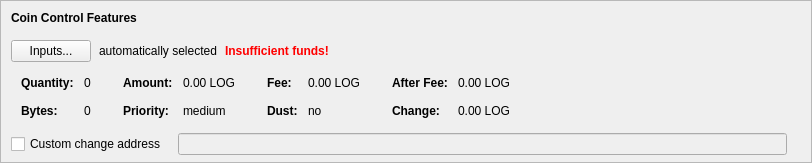
    <widget class="QFrame" name="frameCoinControl">
     <property name="sizePolicy">
      <sizepolicy hsizetype="Expanding" vsizetype="Expanding">
       <horstretch>0</horstretch>
       <verstretch>0</verstretch>
      </sizepolicy>
     </property>
     <property name="maximumSize">
      <size>
       <width>16777215</width>
       <height>16777215</height>
      </size>
     </property>
     <property name="frameShape">
      <enum>QFrame::StyledPanel</enum>
     </property>
     <property name="frameShadow">
      <enum>QFrame::Sunken</enum>
     </property>
     <layout class="QVBoxLayout" name="verticalLayoutCoinControl2">
      <property name="spacing">
       <number>0</number>
      </property>
      <property name="leftMargin">
       <number>0</number>
      </property>
      <property name="topMargin">
       <number>0</number>
      </property>
      <property name="rightMargin">
       <number>0</number>
      </property>
      <property name="bottomMargin">
       <number>6</number>
      </property>
      <item>
       <layout class="QVBoxLayout" name="verticalLayoutCoinControl" stretch="0,0,0,0,1">
        <property name="spacing">
         <number>0</number>
        </property>
        <property name="leftMargin">
         <number>10</number>
        </property>
        <property name="topMargin">
         <number>10</number>
        </property>
        <item>
         <layout class="QHBoxLayout" name="horizontalLayoutCoinControl1">
          <property name="bottomMargin">
           <number>15</number>
          </property>
          <item>
           <widget class="QLabel" name="labelCoinControlFeatures">
            <property name="sizePolicy">
             <sizepolicy hsizetype="Preferred" vsizetype="Maximum">
              <horstretch>0</horstretch>
              <verstretch>0</verstretch>
             </sizepolicy>
            </property>
            <property name="font">
             <font>
              <weight>75</weight>
              <bold>true</bold>
             </font>
            </property>
            <property name="styleSheet">
             <string notr="true">font-weight:bold;</string>
            </property>
            <property name="text">
             <string>Coin Control Features</string>
            </property>
           </widget>
          </item>
         </layout>
        </item>
        <item>
         <layout class="QHBoxLayout" name="horizontalLayoutCoinControl2" stretch="0,0,0,0">
          <property name="spacing">
           <number>8</number>
          </property>
          <property name="bottomMargin">
           <number>10</number>
          </property>
          <item>
           <widget class="QPushButton" name="pushButtonCoinControl">
            <property name="styleSheet">
             <string notr="true"/>
            </property>
            <property name="text">
             <string>Inputs...</string>
            </property>
            <property name="autoDefault">
             <bool>false</bool>
            </property>
           </widget>
          </item>
          <item>
           <widget class="QLabel" name="labelCoinControlAutomaticallySelected">
            <property name="text">
             <string>automatically selected</string>
            </property>
            <property name="margin">
             <number>5</number>
            </property>
           </widget>
          </item>
          <item>
           <widget class="QLabel" name="labelCoinControlInsuffFunds">
            <property name="font">
             <font>
              <weight>75</weight>
              <bold>true</bold>
             </font>
            </property>
            <property name="styleSheet">
             <string notr="true">color:red;font-weight:bold;</string>
            </property>
            <property name="text">
             <string>Insufficient funds!</string>
            </property>
            <property name="margin">
             <number>5</number>
            </property>
           </widget>
          </item>
          <item>
           <spacer name="horizontalSpacerCoinControl">
            <property name="orientation">
             <enum>Qt::Horizontal</enum>
            </property>
            <property name="sizeHint" stdset="0">
             <size>
              <width>40</width>
              <height>1</height>
             </size>
            </property>
           </spacer>
          </item>
         </layout>
        </item>
        <item>
         <widget class="QWidget" name="widgetCoinControl" native="true">
          <property name="sizePolicy">
           <sizepolicy hsizetype="Preferred" vsizetype="Preferred">
            <horstretch>0</horstretch>
            <verstretch>0</verstretch>
           </sizepolicy>
          </property>
          <property name="minimumSize">
           <size>
            <width>0</width>
            <height>0</height>
           </size>
          </property>
          <property name="styleSheet">
           <string notr="true"/>
          </property>
          <layout class="QHBoxLayout" name="horizontalLayoutCoinControl5">
           <property name="leftMargin">
            <number>0</number>
           </property>
           <property name="topMargin">
            <number>0</number>
           </property>
           <property name="rightMargin">
            <number>0</number>
           </property>
           <property name="bottomMargin">
            <number>0</number>
           </property>
           <item>
            <layout class="QHBoxLayout" name="horizontalLayoutCoinControl3" stretch="0,0,0,1">
             <property name="spacing">
              <number>20</number>
             </property>
             <property name="topMargin">
              <number>0</number>
             </property>
             <property name="bottomMargin">
              <number>10</number>
             </property>
             <item>
              <layout class="QFormLayout" name="formLayoutCoinControl1">
               <property name="horizontalSpacing">
                <number>10</number>
               </property>
               <property name="verticalSpacing">
                <number>14</number>
               </property>
               <property name="leftMargin">
                <number>10</number>
               </property>
               <property name="topMargin">
                <number>4</number>
               </property>
               <property name="rightMargin">
                <number>6</number>
               </property>
               <item row="0" column="0">
                <widget class="QLabel" name="labelCoinControlQuantityText">
                 <property name="font">
                  <font>
                   <weight>75</weight>
                   <bold>true</bold>
                  </font>
                 </property>
                 <property name="text">
                  <string>Quantity:</string>
                 </property>
                 <property name="margin">
                  <number>0</number>
                 </property>
                </widget>
               </item>
               <item row="0" column="1">
                <widget class="QLabel" name="labelCoinControlQuantity">
                 <property name="cursor">
                  <cursorShape>IBeamCursor</cursorShape>
                 </property>
                 <property name="contextMenuPolicy">
                  <enum>Qt::ActionsContextMenu</enum>
                 </property>
                 <property name="text">
                  <string notr="true">0</string>
                 </property>
                 <property name="margin">
                  <number>0</number>
                 </property>
                 <property name="textInteractionFlags">
                  <set>Qt::LinksAccessibleByMouse|Qt::TextSelectableByKeyboard|Qt::TextSelectableByMouse</set>
                 </property>
                </widget>
               </item>
               <item row="1" column="0">
                <widget class="QLabel" name="labelCoinControlBytesText">
                 <property name="font">
                  <font>
                   <weight>75</weight>
                   <bold>true</bold>
                  </font>
                 </property>
                 <property name="text">
                  <string>Bytes:</string>
                 </property>
                </widget>
               </item>
               <item row="1" column="1">
                <widget class="QLabel" name="labelCoinControlBytes">
                 <property name="cursor">
                  <cursorShape>IBeamCursor</cursorShape>
                 </property>
                 <property name="contextMenuPolicy">
                  <enum>Qt::ActionsContextMenu</enum>
                 </property>
                 <property name="text">
                  <string notr="true">0</string>
                 </property>
                 <property name="textInteractionFlags">
                  <set>Qt::LinksAccessibleByMouse|Qt::TextSelectableByKeyboard|Qt::TextSelectableByMouse</set>
                 </property>
                </widget>
               </item>
              </layout>
             </item>
             <item>
              <layout class="QFormLayout" name="formLayoutCoinControl2">
               <property name="horizontalSpacing">
                <number>10</number>
               </property>
               <property name="verticalSpacing">
                <number>14</number>
               </property>
               <property name="leftMargin">
                <number>6</number>
               </property>
               <property name="topMargin">
                <number>4</number>
               </property>
               <property name="rightMargin">
                <number>6</number>
               </property>
               <item row="0" column="0">
                <widget class="QLabel" name="labelCoinControlAmountText">
                 <property name="font">
                  <font>
                   <weight>75</weight>
                   <bold>true</bold>
                  </font>
                 </property>
                 <property name="text">
                  <string>Amount:</string>
                 </property>
                 <property name="margin">
                  <number>0</number>
                 </property>
                </widget>
               </item>
               <item row="0" column="1">
                <widget class="QLabel" name="labelCoinControlAmount">
                 <property name="cursor">
                  <cursorShape>IBeamCursor</cursorShape>
                 </property>
                 <property name="contextMenuPolicy">
                  <enum>Qt::ActionsContextMenu</enum>
                 </property>
                 <property name="text">
                  <string notr="true">0.00 LOG</string>
                 </property>
                 <property name="textInteractionFlags">
                  <set>Qt::LinksAccessibleByMouse|Qt::TextSelectableByKeyboard|Qt::TextSelectableByMouse</set>
                 </property>
                </widget>
               </item>
               <item row="1" column="0">
                <widget class="QLabel" name="labelCoinControlPriorityText">
                 <property name="font">
                  <font>
                   <weight>75</weight>
                   <bold>true</bold>
                  </font>
                 </property>
                 <property name="text">
                  <string>Priority:</string>
                 </property>
                </widget>
               </item>
               <item row="1" column="1">
                <widget class="QLabel" name="labelCoinControlPriority">
                 <property name="cursor">
                  <cursorShape>IBeamCursor</cursorShape>
                 </property>
                 <property name="contextMenuPolicy">
                  <enum>Qt::ActionsContextMenu</enum>
                 </property>
                 <property name="text">
                  <string notr="true">medium</string>
                 </property>
                 <property name="textInteractionFlags">
                  <set>Qt::LinksAccessibleByMouse|Qt::TextSelectableByKeyboard|Qt::TextSelectableByMouse</set>
                 </property>
                </widget>
               </item>
              </layout>
             </item>
             <item>
              <layout class="QFormLayout" name="formLayoutCoinControl3">
               <property name="horizontalSpacing">
                <number>10</number>
               </property>
               <property name="verticalSpacing">
                <number>14</number>
               </property>
               <property name="leftMargin">
                <number>6</number>
               </property>
               <property name="topMargin">
                <number>4</number>
               </property>
               <property name="rightMargin">
                <number>6</number>
               </property>
               <item row="0" column="0">
                <widget class="QLabel" name="labelCoinControlFeeText">
                 <property name="font">
                  <font>
                   <weight>75</weight>
                   <bold>true</bold>
                  </font>
                 </property>
                 <property name="text">
                  <string>Fee:</string>
                 </property>
                 <property name="margin">
                  <number>0</number>
                 </property>
                </widget>
               </item>
               <item row="0" column="1">
                <widget class="QLabel" name="labelCoinControlFee">
                 <property name="cursor">
                  <cursorShape>IBeamCursor</cursorShape>
                 </property>
                 <property name="contextMenuPolicy">
                  <enum>Qt::ActionsContextMenu</enum>
                 </property>
                 <property name="text">
                  <string notr="true">0.00 LOG</string>
                 </property>
                 <property name="textInteractionFlags">
                  <set>Qt::LinksAccessibleByMouse|Qt::TextSelectableByKeyboard|Qt::TextSelectableByMouse</set>
                 </property>
                </widget>
               </item>
               <item row="1" column="0">
                <widget class="QLabel" name="labelCoinControlLowOutputText">
                 <property name="font">
                  <font>
                   <weight>75</weight>
                   <bold>true</bold>
                  </font>
                 </property>
                 <property name="text">
                  <string>Dust:</string>
                 </property>
                </widget>
               </item>
               <item row="1" column="1">
                <widget class="QLabel" name="labelCoinControlLowOutput">
                 <property name="cursor">
                  <cursorShape>IBeamCursor</cursorShape>
                 </property>
                 <property name="contextMenuPolicy">
                  <enum>Qt::ActionsContextMenu</enum>
                 </property>
                 <property name="text">
                  <string notr="true">no</string>
                 </property>
                 <property name="textInteractionFlags">
                  <set>Qt::LinksAccessibleByMouse|Qt::TextSelectableByKeyboard|Qt::TextSelectableByMouse</set>
                 </property>
                </widget>
               </item>
              </layout>
             </item>
             <item>
              <layout class="QFormLayout" name="formLayoutCoinControl4">
               <property name="horizontalSpacing">
                <number>10</number>
               </property>
               <property name="verticalSpacing">
                <number>14</number>
               </property>
               <property name="leftMargin">
                <number>6</number>
               </property>
               <property name="topMargin">
                <number>4</number>
               </property>
               <property name="rightMargin">
                <number>6</number>
               </property>
               <item row="0" column="0">
                <widget class="QLabel" name="labelCoinControlAfterFeeText">
                 <property name="font">
                  <font>
                   <weight>75</weight>
                   <bold>true</bold>
                  </font>
                 </property>
                 <property name="text">
                  <string>After Fee:</string>
                 </property>
                 <property name="margin">
                  <number>0</number>
                 </property>
                </widget>
               </item>
               <item row="0" column="1">
                <widget class="QLabel" name="labelCoinControlAfterFee">
                 <property name="cursor">
                  <cursorShape>IBeamCursor</cursorShape>
                 </property>
                 <property name="contextMenuPolicy">
                  <enum>Qt::ActionsContextMenu</enum>
                 </property>
                 <property name="text">
                  <string notr="true">0.00 LOG</string>
                 </property>
                 <property name="textInteractionFlags">
                  <set>Qt::LinksAccessibleByMouse|Qt::TextSelectableByKeyboard|Qt::TextSelectableByMouse</set>
                 </property>
                </widget>
               </item>
               <item row="1" column="0">
                <widget class="QLabel" name="labelCoinControlChangeText">
                 <property name="font">
                  <font>
                   <weight>75</weight>
                   <bold>true</bold>
                  </font>
                 </property>
                 <property name="text">
                  <string>Change:</string>
                 </property>
                </widget>
               </item>
               <item row="1" column="1">
                <widget class="QLabel" name="labelCoinControlChange">
                 <property name="cursor">
                  <cursorShape>IBeamCursor</cursorShape>
                 </property>
                 <property name="contextMenuPolicy">
                  <enum>Qt::ActionsContextMenu</enum>
                 </property>
                 <property name="text">
                  <string notr="true">0.00 LOG</string>
                 </property>
                 <property name="textInteractionFlags">
                  <set>Qt::LinksAccessibleByMouse|Qt::TextSelectableByKeyboard|Qt::TextSelectableByMouse</set>
                 </property>
                </widget>
               </item>
              </layout>
             </item>
            </layout>
           </item>
          </layout>
         </widget>
        </item>
        <item>
         <layout class="QHBoxLayout" name="horizontalLayoutCoinControl4" stretch="0,0,0">
          <property name="spacing">
           <number>12</number>
          </property>
          <property name="sizeConstraint">
           <enum>QLayout::SetDefaultConstraint</enum>
          </property>
          <property name="topMargin">
           <number>5</number>
          </property>
          <property name="rightMargin">
           <number>5</number>
          </property>
          <item>
           <widget class="QCheckBox" name="checkBoxCoinControlChange">
            <property name="toolTip">
             <string>If this is activated, but the change address is empty or invalid, change will be sent to a newly generated address.</string>
            </property>
            <property name="text">
             <string>Custom change address</string>
            </property>
           </widget>
          </item>
          <item>
           <widget class="QValidatedLineEdit" name="lineEditCoinControlChange">
            <property name="enabled">
             <bool>false</bool>
            </property>
            <property name="sizePolicy">
             <sizepolicy hsizetype="Expanding" vsizetype="Fixed">
              <horstretch>0</horstretch>
              <verstretch>0</verstretch>
             </sizepolicy>
            </property>
           </widget>
          </item>
          <item>
           <widget class="QLabel" name="labelCoinControlChangeLabel">
            <property name="sizePolicy">
             <sizepolicy hsizetype="Preferred" vsizetype="Expanding">
              <horstretch>0</horstretch>
              <verstretch>0</verstretch>
             </sizepolicy>
            </property>
            <property name="minimumSize">
             <size>
              <width>0</width>
              <height>0</height>
             </size>
            </property>
            <property name="text">
             <string/>
            </property>
            <property name="margin">
             <number>3</number>
            </property>
           </widget>
          </item>
         </layout>
        </item>
        <item>
         <spacer name="verticalSpacerCoinControl">
          <property name="orientation">
           <enum>Qt::Vertical</enum>
          </property>
          <property name="sizeHint" stdset="0">
           <size>
            <width>800</width>
            <height>1</height>
           </size>
          </property>
         </spacer>
        </item>
       </layout>
      </item>
     </layout>
    </widget>
